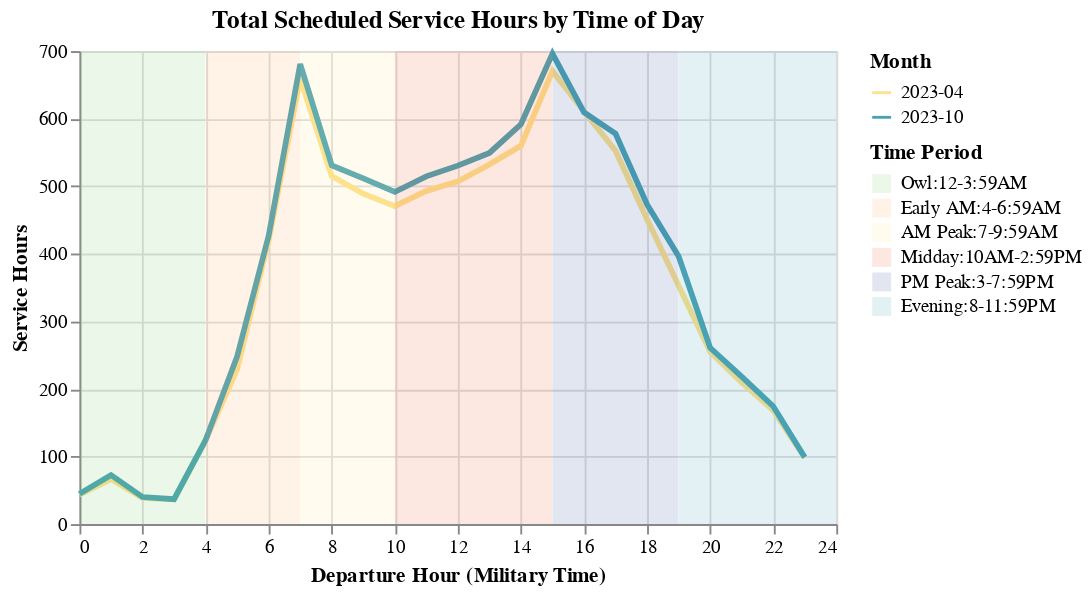

Notebook source saved alongside this figure:
### Code cell
(service_hour + bg_chart).properties(
    resolve=alt.Resolve(
        scale=alt.LegendResolveMap(color=alt.ResolveMode("independent"))
    )
)

### Figure 1 — Vega-Lite specification as saved in the notebook (floating-point values rounded to 4 significant figures)
{"config": {"view": {"continuousWidth": 300, "continuousHeight": 300}}, "layer": [{"data": {"name": "data-d088e79d1c4686b94e607ed63a708bcf"}, "mark": {"type": "line", "size": 3}, "encoding": {"color": {"field": "month", "scale": {"range": ["#fde18d", "#49a2b2"]}, "title": "Month", "type": "nominal"}, "opacity": {"condition": {"param": "param_2", "value": 1}, "value": 0.2}, "tooltip": [{"field": "name", "type": "nominal"}, {"field": "month", "type": "nominal"}, {"field": "departure_hour", "type": "quantitative"}, {"field": "service_hours", "type": "quantitative"}], "x": {"field": "departure_hour", "title": "Departure Hour (Military Time)", "type": "quantitative"}, "y": {"field": "service_hours", "title": "Service Hours", "type": "quantitative"}}, "name": "view_2", "title": {"text": "Total Scheduled Service Hours by Time of Day", "subtitle": ""}}, {"data": {"name": "data-91fb023a201e36c50d50ceee25465cb3"}, "mark": {"type": "rect", "opacity": 0.15}, "encoding": {"color": {"field": "time_period", "scale": {"range": ["#7cc665", "#fcaa5f", "#fde18d", "#ec5d3b", "#3b56a4", "#49a2b2"]}, "sort": ["Owl:12-3:59AM", "Early AM:4-6:59AM", "AM Peak:7-9:59AM", "Midday:10AM-2:59PM", "PM Peak:3-7:59PM", "Evening:8-11:59PM"], "title": "Time Period", "type": "nominal"}, "x": {"field": "start", "type": "quantitative"}, "x2": {"field": "stop"}, "y": {"value": 0}, "y2": {"value": 250}}}], "height": 250, "params": [{"name": "param_2", "select": {"type": "point", "fields": ["month"]}, "bind": "legend", "views": ["view_2"]}], "resolve": {"scale": {"color": "independent"}}, "width": 400, "$schema": "https://vega.github.io/schema/vega-lite/v5.14.1.json", "datasets": {"data-d088e79d1c4686b94e607ed63a708bcf": [{"name": "Bay Area 511 SamTrans Schedule", "month": "2023-04", "departure_hour": 0.0, "service_hours": 43.45}, {"name": "Bay Area 511 SamTrans Schedule", "month": "2023-04", "departure_hour": 1.0, "service_hours": 66.55}, {"name": "Bay Area 511 SamTrans Schedule", "month": "2023-04", "departure_hour": 2.0, "service_hours": 38.62}, {"name": "Bay Area 511 SamTrans Schedule", "month": "2023-04", "departure_hour": 3.0, "service_hours": 36.62}, {"name": "Bay Area 511 SamTrans Schedule", "month": "2023-04", "departure_hour": 4.0, "service_hours": 123.6}, {"name": "Bay Area 511 SamTrans Schedule", "month": "2023-04", "departure_hour": 5.0, "service_hours": 229.5}, {"name": "Bay Area 511 SamTrans Schedule", "month": "2023-04", "departure_hour": 6.0, "service_hours": 420.2}, {"name": "Bay Area 511 SamTrans Schedule", "month": "2023-04", "departure_hour": 7.0, "service_hours": 659.4}, {"name": "Bay Area 511 SamTrans Schedule", "month": "2023-04", "departure_hour": 8.0, "service_hours": 514.9}, {"name": "Bay Area 511 SamTrans Schedule", "month": "2023-04", "departure_hour": 9.0, "service_hours": 488.9}, {"name": "Bay Area 511 SamTrans Schedule", "month": "2023-04", "departure_hour": 10.0, "service_hours": 470.6}, {"name": "Bay Area 511 SamTrans Schedule", "month": "2023-04", "departure_hour": 11.0, "service_hours": 492.9}, {"name": "Bay Area 511 SamTrans Schedule", "month": "2023-04", "departure_hour": 12.0, "service_hours": 507.0}, {"name": "Bay Area 511 SamTrans Schedule", "month": "2023-04", "departure_hour": 13.0, "service_hours": 532.1}, {"name": "Bay Area 511 SamTrans Schedule", "month": "2023-04", "departure_hour": 14.0, "service_hours": 559.9}, {"name": "Bay Area 511 SamTrans Schedule", "month": "2023-04", "departure_hour": 15.0, "service_hours": 670.3}, {"name": "Bay Area 511 SamTrans Schedule", "month": "2023-04", "departure_hour": 16.0, "service_hours": 611.0}, {"name": "Bay Area 511 SamTrans Schedule", "month": "2023-04", "departure_hour": 17.0, "service_hours": 552.6}, {"name": "Bay Area 511 SamTrans Schedule", "month": "2023-04", "departure_hour": 18.0, "service_hours": 451.1}, {"name": "Bay Area 511 SamTrans Schedule", "month": "2023-04", "departure_hour": 19.0, "service_hours": 352.9}, {"name": "Bay Area 511 SamTrans Schedule", "month": "2023-04", "departure_hour": 20.0, "service_hours": 255.0}, {"name": "Bay Area 511 SamTrans Schedule", "month": "2023-04", "departure_hour": 21.0, "service_hours": 209.8}, {"name": "Bay Area 511 SamTrans Schedule", "month": "2023-04", "departure_hour": 22.0, "service_hours": 168.4}, {"name": "Bay Area 511 SamTrans Schedule", "month": "2023-04", "departure_hour": 23.0, "service_hours": 97.83}, {"name": "Bay Area 511 SamTrans Schedule", "month": "2023-10", "departure_hour": 0.0, "service_hours": 44.73}, {"name": "Bay Area 511 SamTrans Schedule", "month": "2023-10", "departure_hour": 1.0, "service_hours": 72.6}, {"name": "Bay Area 511 SamTrans Schedule", "month": "2023-10", "departure_hour": 2.0, "service_hours": 40.02}, {"name": "Bay Area 511 SamTrans Schedule", "month": "2023-10", "departure_hour": 3.0, "service_hours": 36.87}, {"name": "Bay Area 511 SamTrans Schedule", "month": "2023-10", "departure_hour": 4.0, "service_hours": 124.2}, {"name": "Bay Area 511 SamTrans Schedule", "month": "2023-10", "departure_hour": 5.0, "service_hours": 248.0}, {"name": "Bay Area 511 SamTrans Schedule", "month": "2023-10", "departure_hour": 6.0, "service_hours": 426.9}, {"name": "Bay Area 511 SamTrans Schedule", "month": "2023-10", "departure_hour": 7.0, "service_hours": 680.8}, {"name": "Bay Area 511 SamTrans Schedule", "month": "2023-10", "departure_hour": 8.0, "service_hours": 530.9}, {"name": "Bay Area 511 SamTrans Schedule", "month": "2023-10", "departure_hour": 9.0, "service_hours": 511.7}, {"name": "Bay Area 511 SamTrans Schedule", "month": "2023-10", "departure_hour": 10.0, "service_hours": 491.5}, {"name": "Bay Area 511 SamTrans Schedule", "month": "2023-10", "departure_hour": 11.0, "service_hours": 514.5}, {"name": "Bay Area 511 SamTrans Schedule", "month": "2023-10", "departure_hour": 12.0, "service_hours": 530.5}, {"name": "Bay Area 511 SamTrans Schedule", "month": "2023-10", "departure_hour": 13.0, "service_hours": 549.2}, {"name": "Bay Area 511 SamTrans Schedule", "month": "2023-10", "departure_hour": 14.0, "service_hours": 591.7}, {"name": "Bay Area 511 SamTrans Schedule", "month": "2023-10", "departure_hour": 15.0, "service_hours": 696.3}, {"name": "Bay Area 511 SamTrans Schedule", "month": "2023-10", "departure_hour": 16.0, "service_hours": 609.5}, {"name": "Bay Area 511 SamTrans Schedule", "month": "2023-10", "departure_hour": 17.0, "service_hours": 577.8}, {"name": "Bay Area 511 SamTrans Schedule", "month": "2023-10", "departure_hour": 18.0, "service_hours": 472.9}, {"name": "Bay Area 511 SamTrans Schedule", "month": "2023-10", "departure_hour": 19.0, "service_hours": 396.5}, {"name": "Bay Area 511 SamTrans Schedule", "month": "2023-10", "departure_hour": 20.0, "service_hours": 261.0}, {"name": "Bay Area 511 SamTrans Schedule", "month": "2023-10", "departure_hour": 21.0, "service_hours": 218.3}, {"name": "Bay Area 511 SamTrans Schedule", "month": "2023-10", "departure_hour": 22.0, "service_hours": 174.3}, {"name": "Bay Area 511 SamTrans Schedule", "month": "2023-10", "departure_hour": 23.0, "service_hours": 98.75}], "data-91fb023a201e36c50d50ceee25465cb3": [{"index": 0, "start": 0, "stop": 3.99, "time_period": "Owl:12-3:59AM"}, {"index": 1, "start": 4, "stop": 6.99, "time_period": "Early AM:4-6:59AM"}, {"index": 2, "start": 7, "stop": 9.99, "time_period": "AM Peak:7-9:59AM"}, {"index": 3, "start": 10, "stop": 14.99, "time_period": "Midday:10AM-2:59PM"}, {"index": 4, "start": 15, "stop": 18.99, "time_period": "PM Peak:3-7:59PM"}, {"index": 5, "start": 19, "stop": 24.0, "time_period": "Evening:8-11:59PM"}]}}
